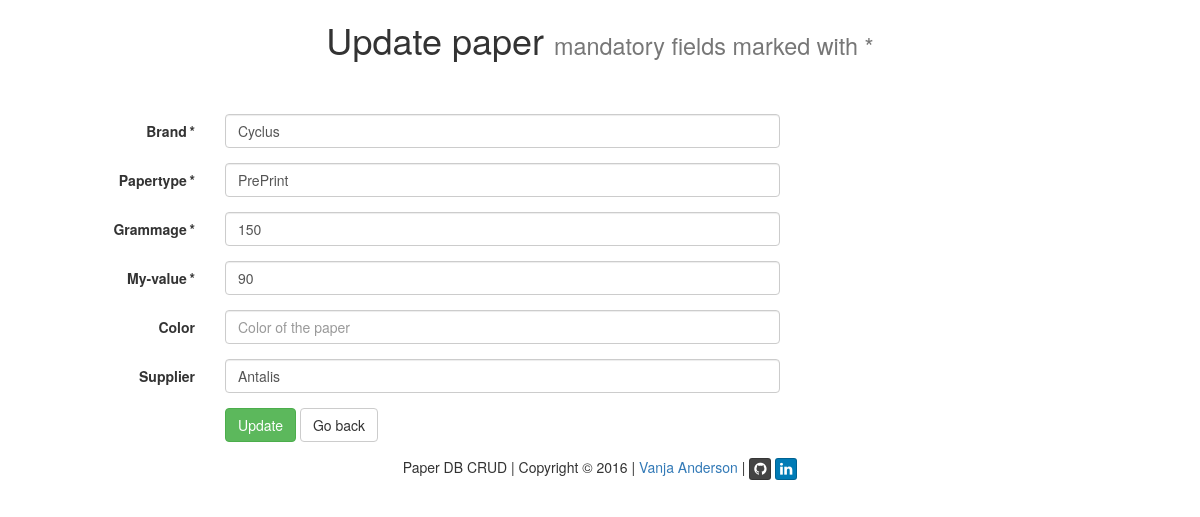
Screenshot of /?q=update_paper&id=2 (signed in) with the database file from the repository.
### tables this page shows
CREATE TABLE IF NOT EXISTS paper (
  id int(11) NOT NULL AUTO_INCREMENT,
  brand varchar(45) NOT NULL,
  type varchar(45) NOT NULL,
  color varchar(45) DEFAULT ' ',
  supplier varchar(45) NOT NULL,
  grammage int(4) NOT NULL,
  my int(4) NOT NULL,
  PRIMARY KEY (id),
   
  CONSTRAINT paper_brand_fk FOREIGN KEY (brand) REFERENCES brand(brand),
  CONSTRAINT paper_type_fk FOREIGN KEY (type) REFERENCES type(type),
  CONSTRAINT paper_color_fk FOREIGN KEY (color) REFERENCES color(color),
  CONSTRAINT paper_supplier_fk FOREIGN KEY (supplier) REFERENCES supplier(name)
);

### index.php (called while the page is built, shortened)
<?php
include('script/functions.php');
$q = null;
$page = "";
if(isset($_GET['q'])) {
	$q = $_GET['q'];
}
switch($q) {
	case "update_paper": {
		$page = 'content/update_paper.php';
	} break;
}
include ('inc/header.php');
include($page);
include('inc/footer.php');
?>

### script/functions.php (called while the page is built, shortened)
<?php
function output_from_database($sql, $attr) {
	$pdo = CDatabase::connect();
	$pdo->setAttribute(PDO::ATTR_ERRMODE, PDO::ERRMODE_EXCEPTION);
	$stmt = $pdo->prepare($sql);
	$stmt->execute(explode(", ",$attr));
	return $stmt->fetch(PDO::FETCH_ASSOC);
}
?>

### content/update_paper.php (the view, shortened to what this page needs)
<?php
$id = null;
if ( !empty($_GET['id'])) {
	$id = $_REQUEST['id'];
}
if (!empty($_POST)) {
    $brandError 	= null;
    $grammageError 	= null;
    $myError 		= null;
	$brand 			= htmlspecialchars($_POST['brand']);
	$type			= htmlspecialchars($_POST['type']);
	$grammage 		= htmlspecialchars($_POST['grammage']);
	$my 			= htmlspecialchars($_POST['my']);
	$color 			= htmlspecialchars($_POST['color']);
	$supplier 		= htmlspecialchars($_POST['supplier']);
    $valid = true;
    if (empty($brand)) {
        $brandError = true;
        $valid 		= false;
        $brandClass = 'errorfield';
    }
    if (empty($type)) {
        $typeError 	= true;
        $valid 		= false;
        $typeClass 	= 'errorfield';
    }
    if (empty($grammage)) {
        $grammageError 	= true;
        $valid 			= false;
        $grammageClass	= 'errorfield';
    }
    if (empty($my)) {
        $myError 	= true;
        $valid 		= false;
        $myClass 	= 'errorfield';
    }
	if($valid) {
		input_to_database('UPDATE paper SET brand=?, type=?, grammage=?, my=?, color=?, supplier=? WHERE id=?', "$brand, $type, $grammage, $my, $color, $supplier, $id");
		header('Location:?q=start');
	}
} else {
	$data = output_from_database('SELECT * FROM paper WHERE id = ?', "$id");
}
?>
		<div class="row">
			<h1 class="text-center empty-row-after"><?=UPDATE_PAPER_TITLE;?> <small><?=CREATE_PAPER_SUB_TITLE;?></small></h1>
		</div>
		<form class="form-horizontal" action="?q=update_paper&amp;id=<?=$id;?>" method="post" role="form">
			<div class="form-group">
				<label for="brand" class="control-label col-sm-2"><?=BRAND_TITLE.MANDATORY;?></label>
				<div class="controls col-sm-6">
                    <input name="brand" class="form-control <?=$brandClass;?>" type="text" placeholder="<?=BRAND_PLACEHOLDER;?>" value="<?=$data['brand'];?>" />
				</div>
			</div>
			<div class="form-group">
				<label for="type" class="control-label col-sm-2"><?=TYPE_TITLE.MANDATORY;?></label>
				<div class="controls col-sm-6">
					<input name="type" class="form-control <?=$typeClass;?>" placeholder="<?=TYPE_PLACEHOLDER;?>" value="<?=$data['type'];?>" />
				</div>
			</div>
			<div class="form-group">
				<label for="grammage" class="control-label col-sm-2"><?=GRAMMAGE_TITLE.MANDATORY;?></label>
				<div class="controls col-sm-6">
					<input name="grammage" class="form-control <?=$grammageClass;?>" placeholder="<?=GRAMMAGE_PLACEHOLDER;?>" value="<?=$data['grammage'];?>" />
				</div>
			</div>
			<div class="form-group">
				<label for="my" class="control-label col-sm-2"><?=MY_TITLE.MANDATORY;?></label>
				<div class="controls col-sm-6">
					<input name="my" class="form-control <?=$myClass;?>" placeholder="<?=MY_PLACEHOLDER;?>" value="<?=$data['my'];?>" />
				</div>
			</div>
			<div class="form-group">
				<label for="color" class="control-label col-sm-2"><?=COLOR_TITLE;?></label>
				<div class="controls col-sm-6">
					<input name="color" class="form-control" placeholder="<?=COLOR_PLACEHOLDER;?>" value="<?=$data['color'];?>" />
				</div>
			</div>
			<div class="form-group">
				<label for="supplier" class="control-label col-sm-2"><?=SUPPLIER_TITLE;?></label>
				<div class="controls col-sm-6">
					<input name="supplier" class="form-control" placeholder="<?=SUPPLIER_PLACEHOLDER;?>" value="<?=$data['supplier'];?>" />
				</div>
			</div>
			<div class="form-group">
				<div class="col-sm-offset-2 col-sm-6">
					<button type="submit" class="btn btn-success"><?=BUTTON_UPDATE;?></button>
					<a class="btn btn-default" role="button" href="<?=DOCUMENT_ROOT;?>"><?=BUTTON_BACK;?></a>
				</div>
			</div>
		</form>

### css/my.css (style rules this page uses)
.empty-row-after { margin-bottom: 1.5em; }

### rows the page displays
paper: brand "Cyclus", type "PrePrint", grammage "150", my "90", supplier "Antalis"

### other values shown
UPDATE_PAPER_TITLE "Update paper"
CREATE_PAPER_SUB_TITLE "mandatory fields marked with *"
BRAND_TITLE "Brand"
MANDATORY "*"
TYPE_TITLE "Papertype"
GRAMMAGE_TITLE "Grammage"
MY_TITLE "My-value"
COLOR_TITLE "Color"
SUPPLIER_TITLE "Supplier"
BUTTON_UPDATE "Update"
BUTTON_BACK "Go back"
WEB_PAGE_TITLE "Paper DB CRUD"
